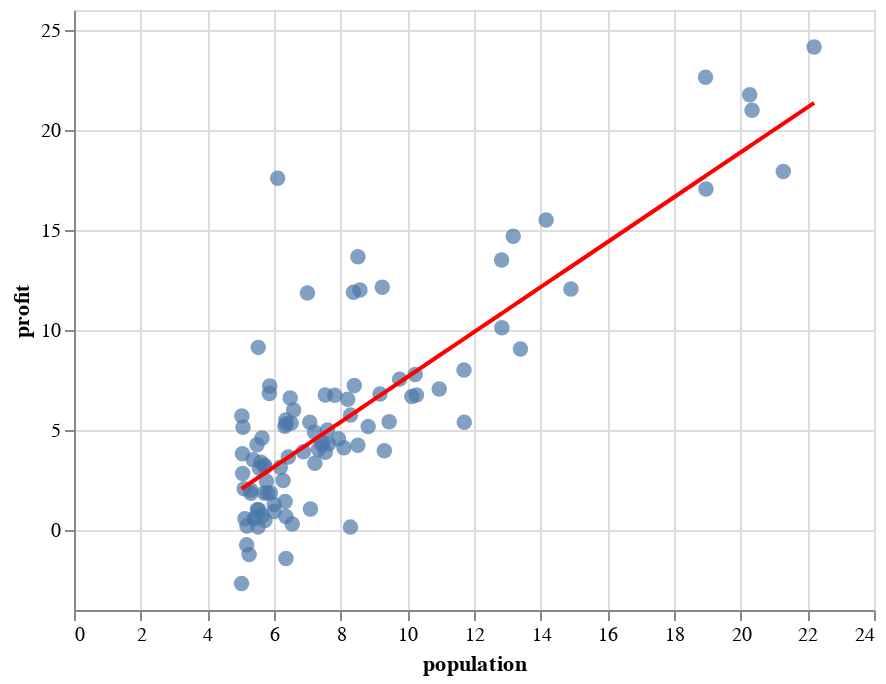

Source (notebook cell):
### Code cell
#predizendo os dados de treinamento
#para ver qual a reta que a Regressão gerou
y_hat = np.matmul(x.values,theta_lr) #retorna o profit predito para cada tamanho de população de x
fit_plot = pd.DataFrame({'X':x[1],'Y':y_hat}) #dados para plotar nossa reta
plot_reta = alt.Chart(fit_plot).mark_line(color='red').encode(
    x=alt.X('X',axis=alt.Axis(title='population')),
    y=alt.Y('Y',axis=alt.Axis(title='profit'))
)
data_plot + plot_reta

### Figure 1 — Vega-Lite specification as saved in the notebook (floating-point values rounded to 4 significant figures)
{"config": {"view": {"continuousWidth": 400, "continuousHeight": 300}}, "layer": [{"data": {"name": "data-37f65c8fda6bacbf3ae7a4de926b4d56"}, "mark": {"type": "circle", "size": 60}, "encoding": {"x": {"type": "quantitative", "field": "size"}, "y": {"type": "quantitative", "field": "profit"}}}, {"data": {"name": "data-836bd7e6a2f40ab09d8ffb5d2a3a4cae"}, "mark": {"type": "line", "color": "red"}, "encoding": {"x": {"type": "quantitative", "axis": {"title": "population"}, "field": "X"}, "y": {"type": "quantitative", "axis": {"title": "profit"}, "field": "Y"}}}], "$schema": "https://vega.github.io/schema/vega-lite/v4.0.2.json", "datasets": {"data-37f65c8fda6bacbf3ae7a4de926b4d56": [{"size": 6.11, "profit": 17.59}, {"size": 5.528, "profit": 9.13}, {"size": 8.519, "profit": 13.66}, {"size": 7.003, "profit": 11.85}, {"size": 5.86, "profit": 6.823}, {"size": 8.383, "profit": 11.89}, {"size": 7.476, "profit": 4.348}, {"size": 8.578, "profit": 12.0}, {"size": 6.486, "profit": 6.599}, {"size": 5.055, "profit": 3.817}, {"size": 5.711, "profit": 3.252}, {"size": 14.16, "profit": 15.51}, {"size": 5.734, "profit": 3.155}, {"size": 8.408, "profit": 7.226}, {"size": 5.641, "profit": 0.7162}, {"size": 5.379, "profit": 3.513}, {"size": 6.365, "profit": 5.305}, {"size": 5.13, "profit": 0.5608}, {"size": 6.43, "profit": 3.652}, {"size": 7.071, "profit": 5.389}, {"size": 6.189, "profit": 3.139}, {"size": 20.27, "profit": 21.77}, {"size": 5.49, "profit": 4.263}, {"size": 6.326, "profit": 5.188}, {"size": 5.565, "profit": 3.083}, {"size": 18.95, "profit": 22.64}, {"size": 12.83, "profit": 13.5}, {"size": 10.96, "profit": 7.047}, {"size": 13.18, "profit": 14.69}, {"size": 22.2, "profit": 24.15}, {"size": 5.252, "profit": -1.22}, {"size": 6.589, "profit": 5.997}, {"size": 9.248, "profit": 12.13}, {"size": 5.892, "profit": 1.849}, {"size": 8.211, "profit": 6.543}, {"size": 7.933, "profit": 4.562}, {"size": 8.096, "profit": 4.116}, {"size": 5.606, "profit": 3.393}, {"size": 12.84, "profit": 10.12}, {"size": 6.353, "profit": 5.497}, {"size": 5.407, "profit": 0.5566}, {"size": 6.883, "profit": 3.912}, {"size": 11.71, "profit": 5.385}, {"size": 5.774, "profit": 2.441}, {"size": 7.825, "profit": 6.732}, {"size": 7.093, "profit": 1.046}, {"size": 5.07, "profit": 5.134}, {"size": 5.801, "profit": 1.844}, {"size": 11.7, "profit": 8.004}, {"size": 5.542, "profit": 1.018}, {"size": 7.54, "profit": 6.75}, {"size": 5.308, "profit": 1.84}, {"size": 7.424, "profit": 4.288}, {"size": 7.603, "profit": 4.998}, {"size": 6.333, "profit": 1.423}, {"size": 6.359, "profit": -1.421}, {"size": 6.274, "profit": 2.476}, {"size": 5.64, "profit": 4.604}, {"size": 9.31, "profit": 3.962}, {"size": 9.454, "profit": 5.414}, {"size": 8.825, "profit": 5.169}, {"size": 5.179, "profit": -0.7428}, {"size": 21.28, "profit": 17.93}, {"size": 14.91, "profit": 12.05}, {"size": 18.96, "profit": 17.05}, {"size": 7.218, "profit": 4.885}, {"size": 8.295, "profit": 5.744}, {"size": 10.24, "profit": 7.775}, {"size": 5.499, "profit": 1.017}, {"size": 20.34, "profit": 20.99}, {"size": 10.14, "profit": 6.68}, {"size": 7.335, "profit": 4.026}, {"size": 6.006, "profit": 1.278}, {"size": 7.226, "profit": 3.341}, {"size": 5.027, "profit": -2.681}, {"size": 6.548, "profit": 0.2968}, {"size": 7.539, "profit": 3.885}, {"size": 5.037, "profit": 5.701}, {"size": 10.27, "profit": 6.753}, {"size": 5.108, "profit": 2.058}, {"size": 5.729, "profit": 0.4795}, {"size": 5.188, "profit": 0.2042}, {"size": 6.356, "profit": 0.6786}, {"size": 9.769, "profit": 7.543}, {"size": 6.516, "profit": 5.344}, {"size": 8.517, "profit": 4.242}, {"size": 9.18, "profit": 6.798}, {"size": 6.002, "profit": 0.927}, {"size": 5.52, "profit": 0.152}, {"size": 5.059, "profit": 2.821}, {"size": 5.708, "profit": 1.845}, {"size": 7.637, "profit": 4.296}, {"size": 5.871, "profit": 7.203}, {"size": 5.305, "profit": 1.987}, {"size": 8.293, "profit": 0.1445}, {"size": 13.39, "profit": 9.055}, {"size": 5.437, "profit": 0.617}], "data-836bd7e6a2f40ab09d8ffb5d2a3a4cae": [{"X": 6.11, "Y": 3.277}, {"X": 5.528, "Y": 2.623}, {"X": 8.519, "Y": 5.984}, {"X": 7.003, "Y": 4.281}, {"X": 5.86, "Y": 2.996}, {"X": 8.383, "Y": 5.831}, {"X": 7.476, "Y": 4.813}, {"X": 8.578, "Y": 6.051}, {"X": 6.486, "Y": 3.7}, {"X": 5.055, "Y": 2.091}, {"X": 5.711, "Y": 2.829}, {"X": 14.16, "Y": 12.33}, {"X": 5.734, "Y": 2.855}, {"X": 8.408, "Y": 5.86}, {"X": 5.641, "Y": 2.75}, {"X": 5.379, "Y": 2.456}, {"X": 6.365, "Y": 3.564}, {"X": 5.13, "Y": 2.176}, {"X": 6.43, "Y": 3.636}, {"X": 7.071, "Y": 4.357}, {"X": 6.189, "Y": 3.366}, {"X": 20.27, "Y": 19.19}, {"X": 5.49, "Y": 2.581}, {"X": 6.326, "Y": 3.52}, {"X": 5.565, "Y": 2.665}, {"X": 18.95, "Y": 17.7}, {"X": 12.83, "Y": 10.83}, {"X": 10.96, "Y": 8.724}, {"X": 13.18, "Y": 11.22}, {"X": 22.2, "Y": 21.36}, {"X": 5.252, "Y": 2.314}, {"X": 6.589, "Y": 3.816}, {"X": 9.248, "Y": 6.804}, {"X": 5.892, "Y": 3.032}, {"X": 8.211, "Y": 5.638}, {"X": 7.933, "Y": 5.326}, {"X": 8.096, "Y": 5.509}, {"X": 5.606, "Y": 2.711}, {"X": 12.84, "Y": 10.84}, {"X": 6.353, "Y": 3.551}, {"X": 5.407, "Y": 2.487}, {"X": 6.883, "Y": 4.145}, {"X": 11.71, "Y": 9.568}, {"X": 5.774, "Y": 2.899}, {"X": 7.825, "Y": 5.204}, {"X": 7.093, "Y": 4.382}, {"X": 5.07, "Y": 2.109}, {"X": 5.801, "Y": 2.93}, {"X": 11.7, "Y": 9.559}, {"X": 5.542, "Y": 2.639}, {"X": 7.54, "Y": 4.884}, {"X": 5.308, "Y": 2.376}, {"X": 7.424, "Y": 4.754}, {"X": 7.603, "Y": 4.955}, {"X": 6.333, "Y": 3.528}, {"X": 6.359, "Y": 3.557}, {"X": 6.274, "Y": 3.462}, {"X": 5.64, "Y": 2.749}, {"X": 9.31, "Y": 6.873}, {"X": 9.454, "Y": 7.034}, {"X": 8.825, "Y": 6.328}, {"X": 5.179, "Y": 2.231}, {"X": 21.28, "Y": 20.32}, {"X": 14.91, "Y": 13.16}, {"X": 18.96, "Y": 17.72}, {"X": 7.218, "Y": 4.522}, {"X": 8.295, "Y": 5.733}, {"X": 10.24, "Y": 7.913}, {"X": 5.499, "Y": 2.591}, {"X": 20.34, "Y": 19.27}, {"X": 10.14, "Y": 7.801}, {"X": 7.335, "Y": 4.653}, {"X": 6.006, "Y": 3.161}, {"X": 7.226, "Y": 4.531}, {"X": 5.027, "Y": 2.06}, {"X": 6.548, "Y": 3.769}, {"X": 7.539, "Y": 4.882}, {"X": 5.037, "Y": 2.071}, {"X": 10.27, "Y": 7.956}, {"X": 5.108, "Y": 2.151}, {"X": 5.729, "Y": 2.849}, {"X": 5.188, "Y": 2.242}, {"X": 6.356, "Y": 3.553}, {"X": 9.769, "Y": 7.388}, {"X": 6.516, "Y": 3.733}, {"X": 8.517, "Y": 5.982}, {"X": 9.18, "Y": 6.727}, {"X": 6.002, "Y": 3.156}, {"X": 5.52, "Y": 2.615}, {"X": 5.059, "Y": 2.097}, {"X": 5.708, "Y": 2.825}, {"X": 7.637, "Y": 4.993}, {"X": 5.871, "Y": 3.008}, {"X": 5.305, "Y": 2.373}, {"X": 8.293, "Y": 5.731}, {"X": 13.39, "Y": 11.46}, {"X": 5.437, "Y": 2.521}]}}
